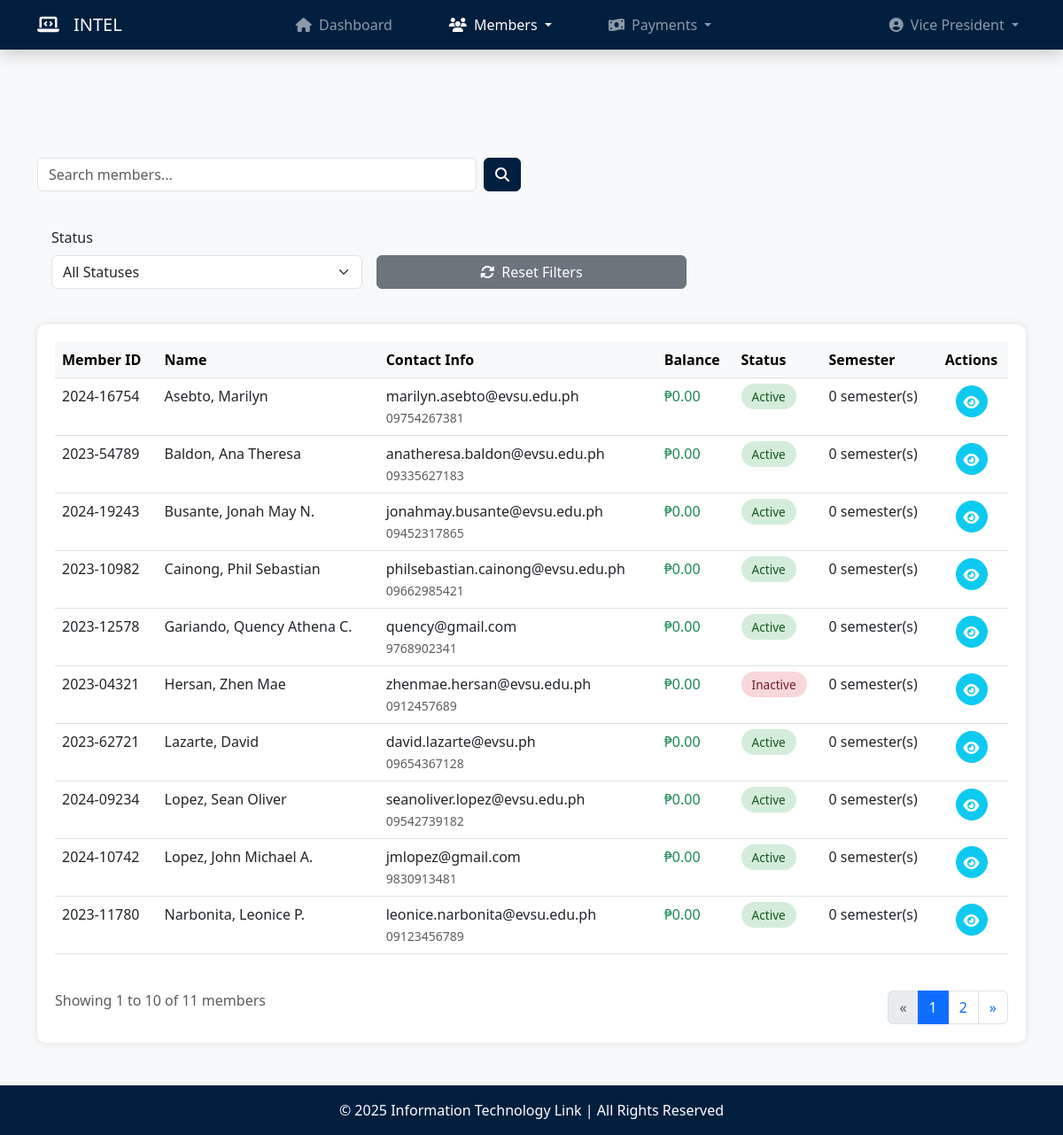
/members.php (signed in), run on an earlier commit of the app's database.
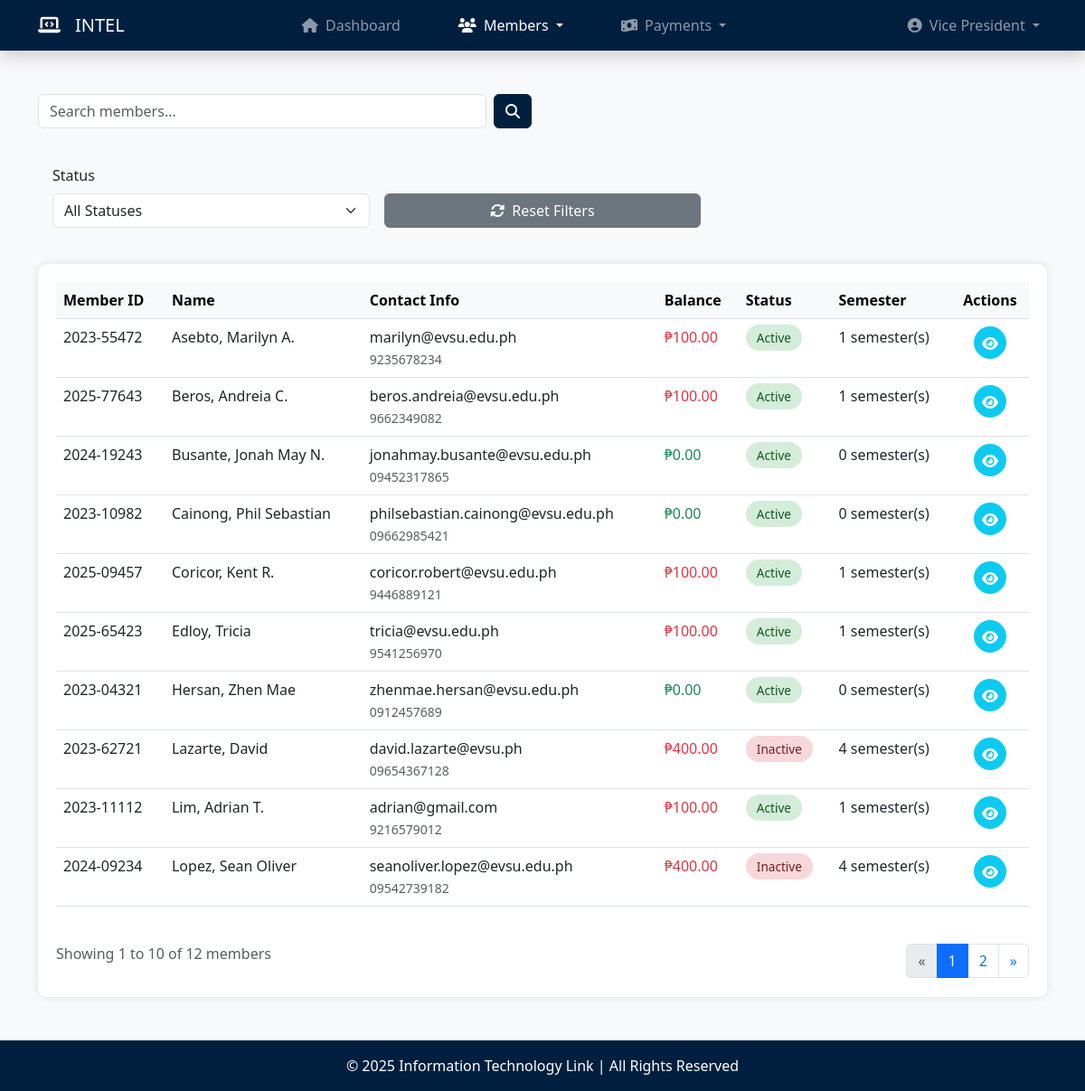
And on a later commit of the database.
### tables this page shows
CREATE TABLE `members` (
  `member_id` varchar(25) NOT NULL,
  `last_name` varchar(30) NOT NULL,
  `first_name` varchar(30) NOT NULL,
  `middle_name` varchar(30) DEFAULT NULL,
  `contact_num` varchar(15) NOT NULL,
  `email` varchar(60) NOT NULL,
  `status` enum('Active','Inactive') NOT NULL,
  `membership_date` timestamp NOT NULL DEFAULT current_timestamp()
);

### members.php (the view, shortened to what the changed rows need)
<?php
    require_once('database.php');
    require_once('functions.php');
    $stmt = $conn->prepare("
        SELECT r.role_id, r.role_name, m.first_name, m.last_name
        FROM officers o
        JOIN members m ON o.member_id = m.member_id
        JOIN role r ON o.role_id = r.role_id
        WHERE o.officer_id = ?
    ");
    $stmt->bind_param("s", $officer_id);
    $stmt->execute();
    $result = $stmt->get_result();
    $search = isset($_GET['search']) ? trim($_GET['search']) : '';
    $status_filter = isset($_GET['status']) ? trim($_GET['status']) : '';
    $page = isset($_GET['page']) ? (int)$_GET['page'] : 1;
    $records_per_page = 10;
    $offset = ($page - 1) * $records_per_page;
    $query = "SELECT m.*,
            (SELECT COALESCE(SUM(f.fee_amount), 0) FROM fees f WHERE f.member_id = m.member_id) AS total_fee_amount,
            (SELECT COALESCE(COUNT(f.semester), 0) FROM fees f WHERE f.member_id = m.member_id) AS semester_count,
            (SELECT COUNT(DISTINCT semester) FROM fees) - (SELECT COUNT(DISTINCT semester) FROM fees WHERE member_id = m.member_id) AS missed_semesters,
            (SELECT COALESCE(SUM(f.fee_amount), 0) FROM fees f WHERE f.member_id = m.member_id AND f.status = 'Unpaid') AS total_unpaid_fees,
            (SELECT COUNT(f.semester) FROM fees f WHERE f.member_id = m.member_id AND f.status = 'Unpaid') AS unpaid_semester_count
            FROM members m
            WHERE 1=1";
    $count_query = "SELECT COUNT(DISTINCT m.member_id) as total
                    FROM members m
                    LEFT JOIN fees f ON m.member_id = f.member_id
                    WHERE 1=1";
    $params = array();
    $types = "";
    $query .= " GROUP BY m.member_id, m.first_name, m.last_name, m.email, m.contact_num, m.status";
    $query .= " ORDER BY m.last_name ASC LIMIT ?, ?";
    $types .= "ii";
    $params[] = $offset;
    $params[] = $records_per_page;
    $stmt = $conn->prepare($query);
    if (!empty($params)) {
        $bind_params = array();
        $bind_params[] = $types;
        for ($i = 0; $i < count($params); $i++) {
            $bind_params[] = &$params[$i];
        }
        call_user_func_array(array($stmt, 'bind_param'), $bind_params);
    }
    try {
        $stmt->execute();
        $result = $stmt->get_result();
    } catch (Exception $e) {
        echo "Error executing query: " . $e->getMessage();
        exit;
    }
    $count_stmt = $conn->prepare($count_query);
    try {
        $count_stmt->execute();
        $count_result = $count_stmt->get_result();
        $row_count = $count_result->fetch_assoc();
        $total_records = $row_count['total'];
        $total_pages = ceil($total_records / $records_per_page);
    } catch (Exception $e) {
        echo "Error executing count query: " . $e->getMessage();
        exit;
    }
?>
<!DOCTYPE html>
<html lang="en">
<head>
    <link rel="stylesheet" href="https://cdn.jsdelivr.net/npm/bootstrap@5.3.0-alpha1/dist/css/bootstrap.min.css">
    <link rel="stylesheet" href="https://cdnjs.cloudflare.com/ajax/libs/font-awesome/6.4.0/css/all.min.css">
</head>
<body>
    <?php include('navbar.php'); ?>
    <main class="container my-5">
        <div class="table-container">
            <?php if ($result->num_rows > 0): ?>
                <div class="table-responsive">
                    <table class="table table-hover">
                        <thead class="table-light">
                            <tr>
                                <th>Member ID</th>
                                <th>Name</th>
                                <th>Contact Info</th>
                                <th>Balance</th>
                                <th>Status</th>
                                <th>Semester</th>
                                <th class="text-center">Actions</th>
                            </tr>
                        </thead>
                        <tbody id="membersTableBody">
                            <?php while($row = $result->fetch_assoc()): ?>
                                <tr>
                                    <td><?php echo htmlspecialchars($row['member_id']); ?></td>
                                    <td>
                                        <?php
                                            echo htmlspecialchars($row['last_name']) . ', ' .
                                                htmlspecialchars($row['first_name']) .
                                                (!empty($row['middle_name']) ? ' ' . htmlspecialchars($row['middle_name'][0]) . '.' : '');
                                        ?>
                                    </td>
                                    <td>
                                        <div><?php echo htmlspecialchars($row['email']); ?></div>
                                        <small class="text-muted"><?php echo htmlspecialchars($row['contact_num']); ?></small>
                                    </td>
                                    <td>
                                        <?php if ($row['total_unpaid_fees'] > 0): ?>
                                            <span class="text-danger">
                                                ₱<?php echo number_format($row['total_unpaid_fees'], 2); ?>
                                            </span>
                                        <?php else: ?>
                                            <span class="text-success">₱0.00</span>
                                        <?php endif; ?>
                                    </td>
                                    <td>
                                        <?php
                                            $status_class = '';
                                            switch ($row['status']) {
                                                case 'Active':
                                                    $status_class = 'status-active';
                                                    break;
                                                case 'Inactive':
                                                    $status_class = 'status-inactive';
                                                    break;
                                            }
                                        ?>
                                        <span class="<?php echo $status_class; ?>">
                                            <?php echo htmlspecialchars($row['status']); ?>
                                        </span>
                                    </td>
                                    <td><?php echo htmlspecialchars($row['unpaid_semester_count']); ?> semester(s)</td>
                                    <td>
                                    <div class="action-buttons d-flex justify-content-center">
                                        <a href="view_member.php?id=<?php echo htmlspecialchars(urlencode($row['member_id'])); ?>"
                                        class="btn btn-info text-white" title="View Details">
                                            <i class="fas fa-eye"></i>
                                        </a>
                                    </div>
                                    </td>
                                </tr>
                            <?php endwhile; ?>
                        </tbody>
                    </table>
                </div>
                <?php if($total_pages > 1): ?>
                    <div class="d-flex justify-content-between align-items-center mt-4">
                        <div>
                            <p class="text-muted">Showing <?php echo min($offset + 1, $total_records); ?> to <?php echo min($offset + $records_per_page, $total_records); ?> of <?php echo $total_records; ?> members</p>
                        </div>
                        <nav aria-label="Page navigation">
                            <ul class="pagination">
                                <li class="page-item <?php echo ($page <= 1) ? 'disabled' : ''; ?>">
                                    <a class="page-link" href="?page=<?php echo $page - 1; ?><?php echo !empty($search) ? '&search=' . urlencode($search) : ''; ?><?php echo !empty($status_filter) ? '&status=' . urlencode($status_filter) : ''; ?><?php echo !empty($semester_filter) ? '&semester=' . urlencode($semester_filter) : ''; ?>" aria-label="Previous">
                                        <span aria-hidden="true">&laquo;</span>
                                    </a>
                                </li>
                                <?php for($i = max(1, $page - 2); $i <= min($page + 2, $total_pages); $i++): ?>
                                    <li class="page-item <?php echo ($page == $i) ? 'active' : ''; ?>">
                                        <a class="page-link" href="?page=<?php echo $i; ?><?php echo !empty($search) ? '&search=' . urlencode($search) : ''; ?><?php echo !empty($status_filter) ? '&status=' . urlencode($status_filter) : ''; ?><?php echo !empty($semester_filter) ? '&semester=' . urlencode($semester_filter) : ''; ?>">
                                            <?php echo $i; ?>
                                        </a>
                                    </li>
                                <?php endfor; ?>
                                <li class="page-item <?php echo ($page >= $total_pages) ? 'disabled' : ''; ?>">
                                    <a class="page-link" href="?page=<?php echo $page + 1; ?><?php echo !empty($search) ? '&search=' . urlencode($search) : ''; ?><?php echo !empty($status_filter) ? '&status=' . urlencode($status_filter) : ''; ?><?php echo !empty($semester_filter) ? '&semester=' . urlencode($semester_filter) : ''; ?>" aria-label="Next">
                                        <span aria-hidden="true">&raquo;</span>
                                    </a>
                                </li>
                            </ul>
                        </nav>
                    </div>
                <?php endif; ?>
            <?php endif; ?>
        </div>
    </main>
</body>
</html>

What changed in the data, as far as the page shows it:
removed members: member_id "2024-16754", last_name "Asebto", first_name "Marilyn", email "marilyn.asebto@evsu.edu.ph", contact_num "09754267381", shows "₱0.00", status "Active", unpaid_semester_count "0"
removed members: member_id "2023-54789", last_name "Baldon", first_name "Ana Theresa", email "anatheresa.baldon@evsu.edu.ph", contact_num "09335627183", shows "₱0.00", status "Active", unpaid_semester_count "0"
removed members: member_id "2023-12578", last_name "Gariando", first_name "Quency Athena", middle_name "C", email "quency@gmail.com", contact_num "9768902341", shows "₱0.00", status "Active", unpaid_semester_count "0"
no longer on this page (row edited): members: member_id "2024-10742", last_name "Lopez", first_name "John Michael", middle_name "A", email "jmlopez@gmail.com", contact_num "9830913481", shows "₱0.00", status "Active", unpaid_semester_count "0"
no longer on this page (row unchanged): members: member_id "2023-11780", last_name "Narbonita", first_name "Leonice", middle_name "P", email "leonice.narbonita@evsu.edu.ph", contact_num "09123456789", shows "₱0.00", status "Active", unpaid_semester_count "0"
added members: member_id "2023-55472", last_name "Asebto", first_name "Marilyn", middle_name "A", email "marilyn@evsu.edu.ph", contact_num "9235678234", total_unpaid_fees "100.00", status "Active", unpaid_semester_count "1"
added members: member_id "2025-77643", last_name "Beros", first_name "Andreia", middle_name "C", email "beros.andreia@evsu.edu.ph", contact_num "9662349082", total_unpaid_fees "100.00", status "Active", unpaid_semester_count "1"
added members: member_id "2025-09457", last_name "Coricor", first_name "Kent", middle_name "R", email "coricor.robert@evsu.edu.ph", contact_num "9446889121", total_unpaid_fees "100.00", status "Active", unpaid_semester_count "1"
added members: member_id "2025-65423", last_name "Edloy", first_name "Tricia", email "tricia@evsu.edu.ph", contact_num "9541256970", total_unpaid_fees "100.00", status "Active", unpaid_semester_count "1"
changed members "Hersan": status "Inactive" → "Active"
changed members "Lazarte": total_unpaid_fees (not shown) → "400.00"; status "Active" → "Inactive"; unpaid_semester_count "0" → "4"; text "₱0.00" → "₱"
added members: member_id "2023-11112", last_name "Lim", first_name "Adrian", middle_name "T", email "adrian@gmail.com", contact_num "9216579012", total_unpaid_fees "100.00", status "Active", unpaid_semester_count "1"
changed members "Lopez": total_unpaid_fees (not shown) → "400.00"; status "Active" → "Inactive"; unpaid_semester_count "0" → "4"; text "₱0.00" → "₱"
Also different on the page:
$total_records: "11" → "12"
